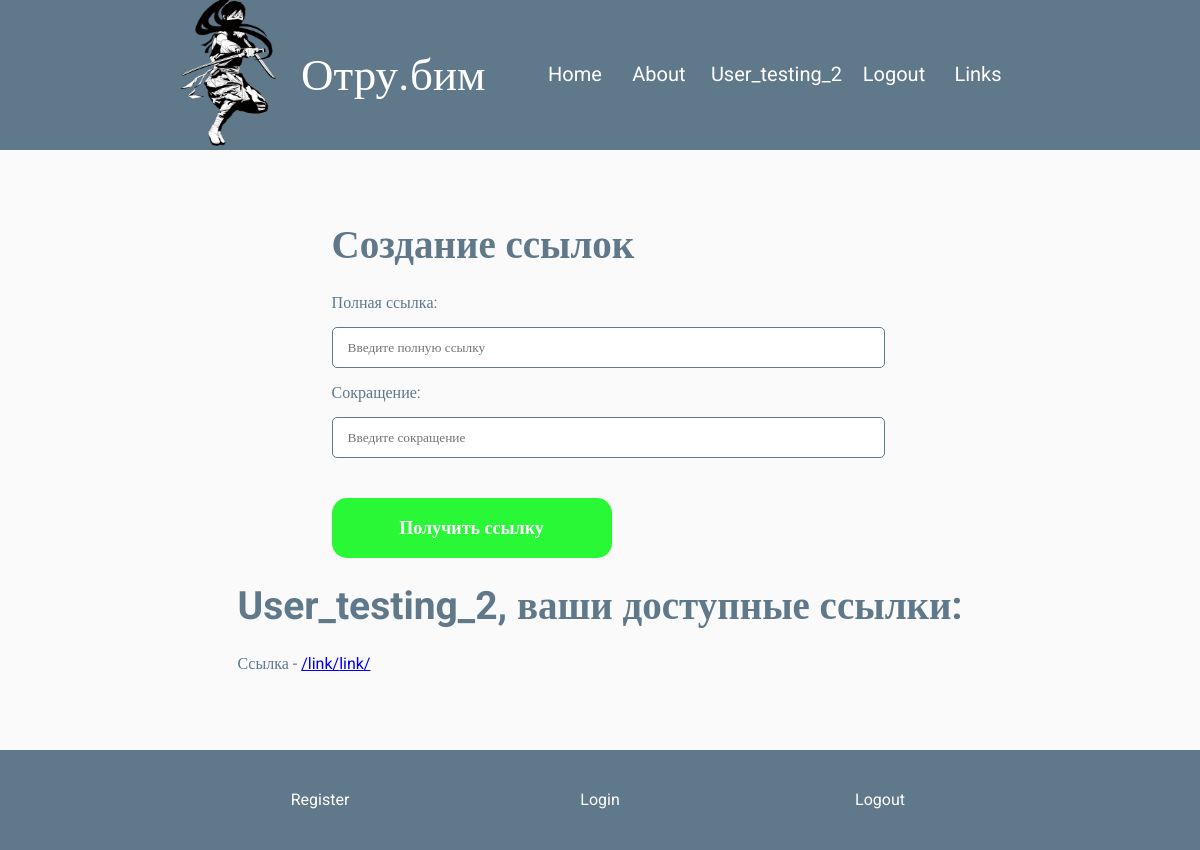
Page /links (signed in) on the earlier database version.
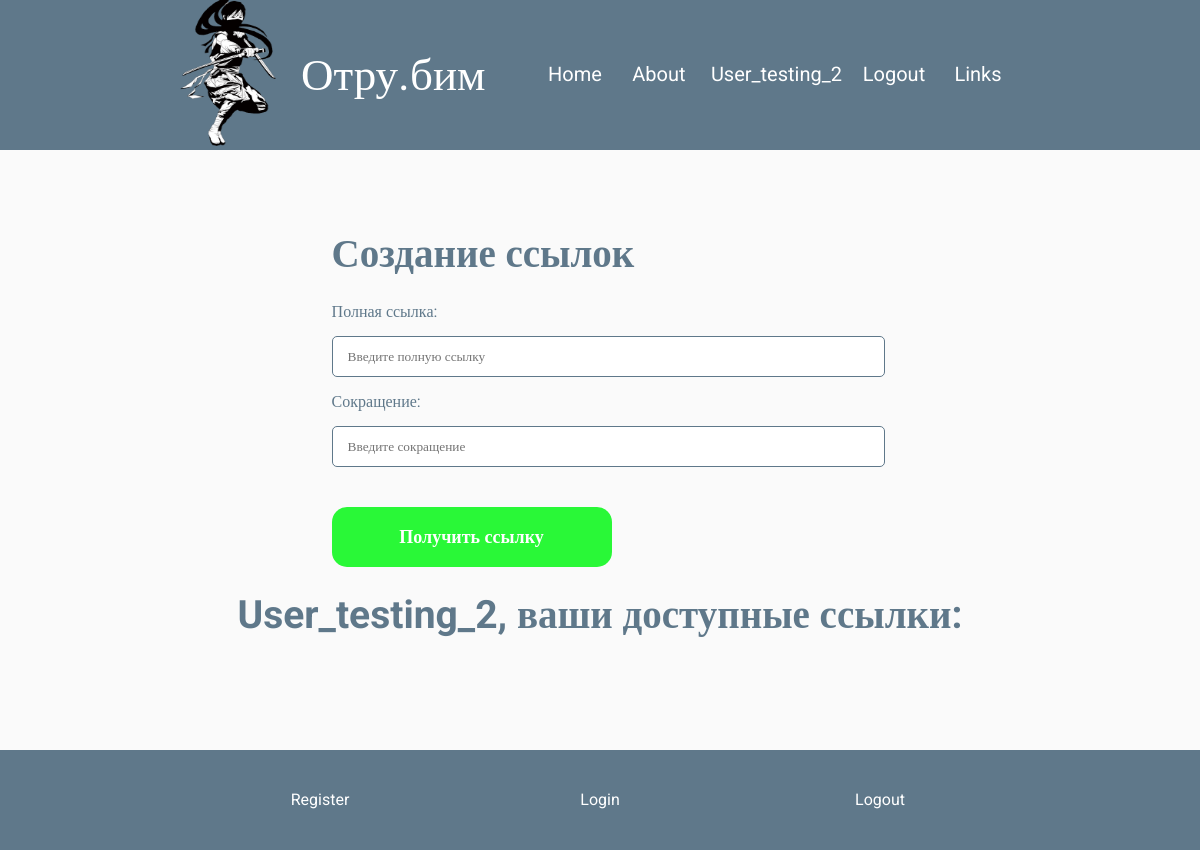
Same page on the later database version.
### links/models.py (models this page shows, shortened)
class Link(models.Model):
    full_link = models.URLField(max_length=200)
    nickname = models.CharField(max_length=20, default='link')
    short_link = models.URLField(max_length=200)
    author = models.ForeignKey(User, on_delete=models.CASCADE, null=True, blank=True)

### links/views.py (the view)
# urls.py: path('links', views.links, name='links'),
def links(request):
    if request.method == "POST":
        form = CreateLink(request.POST)
        if form.is_valid():
            form.save()
            obj = Link()
            obj.full_link = form.cleaned_data.get('full_link')
            obj.nickname = form.cleaned_data.get('nickname')
            obj.author = request.user
            obj.save()
            return redirect('links')
    else:
        form = CreateLink()
    if request.user.is_authenticated:
        available_links = Link.objects.filter(author=request.user)
    else:
        available_links = Link.objects.all()
    data = {
        'page_title' : 'Links',
        'form': form,
        'available_links': available_links,
    }
    return render(request, 'links/links.html', data)

### links/forms.py
class CreateLink(forms.ModelForm):
    full_link = forms.URLField(max_length=200, label='Полная ссылка:', widget=forms.TextInput(attrs={'class': 'form-field', 'placeholder': 'Введите полную ссылку'}))
    nickname = forms.CharField(max_length=20, label='Сокращение:', widget=forms.TextInput(attrs={'class': 'form-field', 'placeholder': 'Введите сокращение'}))
    class Meta:
        model = Link
        fields = ['full_link', 'nickname']

### links/templates/links/links.html (shortened to what this page needs)
{% extends 'links/pattern.html' %}
{% block content %}
    <div class="home-block">
        <form action="" method="post">
            <p class="sub-title">Создание ссылок</p>
            {{form}}
            <input class="button main-button submit_button" type="submit" value="Получить ссылку">
        </form>
        {% if user.is_authenticated %}
            <div>
                <p class="sub-title">{{user.username}}, ваши доступные ссылки:</p>
                {% for link in available_links %}
                    <p>Ссылка - <a href="{{link.full_link}}">/link/{{link.nickname}}/</a></p>
                {% endfor %}
            </div>
        {% else %}
            <h3>Авторизуйтесь, чтобы увидеть доступные ссылки</h3>
        {% endif %}
    </div>
{% endblock content %}

Differences in the rows shown:
removed Link: nickname "link"
